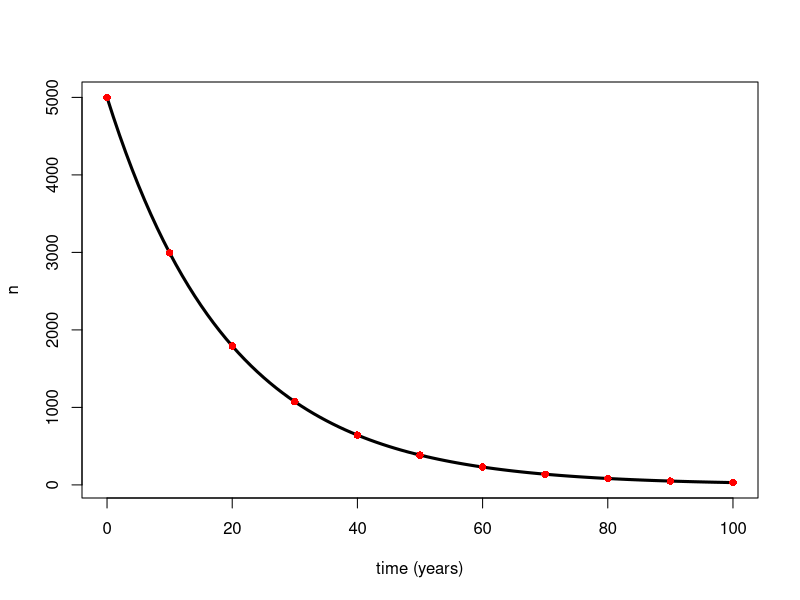
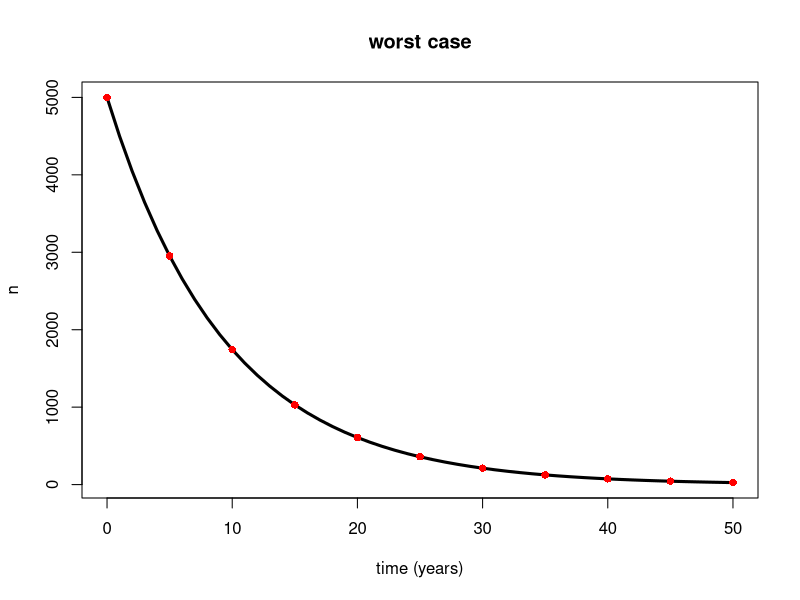
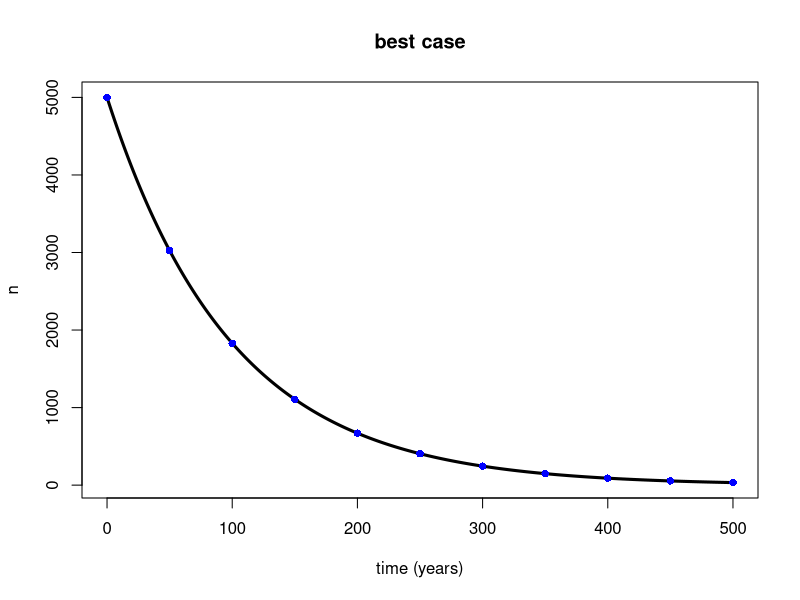
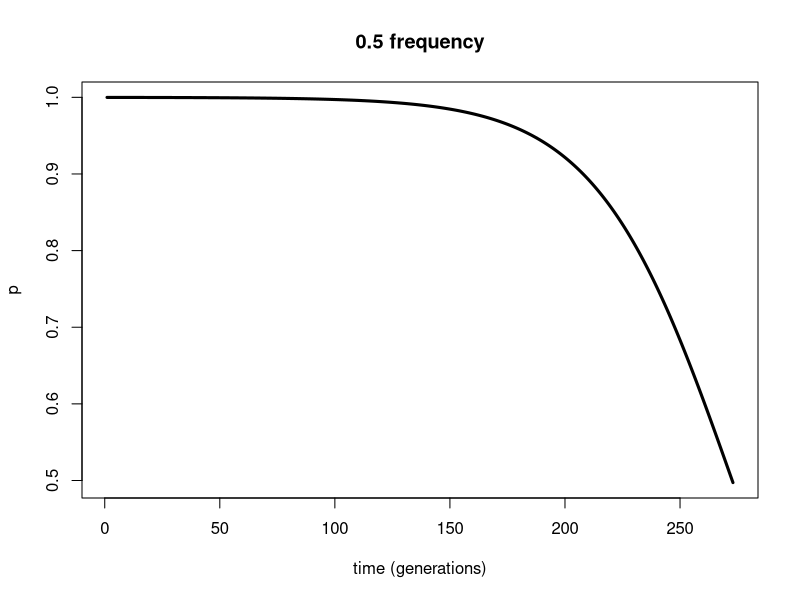
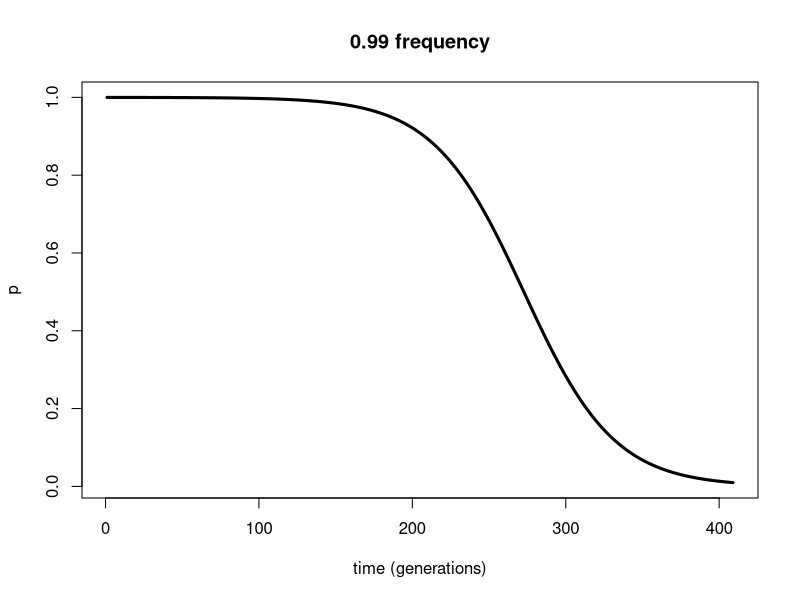

Generate these figures, in order, with R:
## ---- chunk 1
r = -0.05
n.0 = 5000
n = n.0
data = n
years = 100

for(i in 1:years){
  n = n*(1 + r)
  data = c(data, n)
}

times = 0:10*(years/10)
par(mfrow = c(1, 1))
plot(0:years, data, type = "l", lwd = 3, xlab = "time (years)", ylab = "n")
points(times, n.0*(1 + r)^times, pch = 16, cex = 1, col = "red")
## ---- chunk 2
#95% C.I. for r = [-0.01, -0.1]

#worst case, lowest value of r

r = -0.1
n.0 = 5000
n = n.0
data = n
years = 50

for(i in 1:years){
  n = n*(1 + r)
  data = c(data, n)
}

times = 0:10*(years/10)
par(mfrow = c(1, 1))
plot(0:years, data, type = "l", lwd = 3, xlab = "time (years)", ylab = "n", main = 'worst case')
points(times, n.0*(1 + r)^times, pch = 16, cex = 1, col = "red")

#best case, highest value of r
r = -0.01
n.0 = 5000
n = n.0
data = n
years = 500

for(i in 1:years){
  n = n*(1 + r)
  data = c(data, n)
}

times = 0:10*(years/10)
par(mfrow = c(1, 1))
plot(0:years, data, type = "l", lwd = 3, xlab = "time (years)", ylab = "n", main = 'best case')
points(times, n.0*(1 + r)^times, pch = 16, cex = 1, col = "blue")
## ---- chunk 3
#to reach 0.5 frequency
s = -0.05/1.5
p = 0.9999
data = p

while(p > 0.5){
  p = p*(1 + s)/(1 + p*s)
  data = c(data, p)
}

par(mfrow = c(1, 1))
plot(data, type = "l", lwd = 3, xlab = "time (generations)", ylab = "p", main = '0.5 frequency')

length(data)-1

#to reach 0.99 frequency
s = -0.05/1.5
p = 0.9999
data = p

while(p > 0.01){
  p = p*(1 + s)/(1 + p*s)
  data = c(data, p)
}

par(mfrow = c(1, 1))
plot(data, type = "l", lwd = 3, xlab = "time (generations)", ylab = "p", main = '0.99 frequency')

length(data)-1
